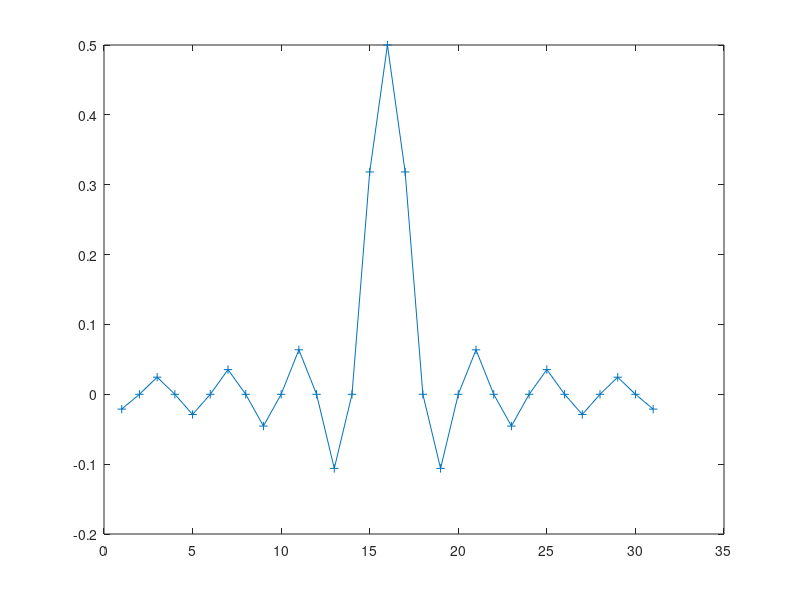

Source code (MATLAB): (Note: this script raises an error after producing the figure.)
% design a low pass filter
close all;
clear all;

% Question: Q5

% Designing the FIR filter directly by inverse Fourier Transform!
N = 31;
w_c = 2*pi*2.5/10; %2*pi*f/Fs???;   
% How to calculate the normalized cut-off frequeny given the sampling rate at 10Khz and the stop-band at 2.5Khz?
% Fs = 10 000hz,Fstopband = 2500hz
% Wcut = 2*pi*Fs/Fstop =0.5 pi hz
% then normalize over pi will give you 0.5hz
n_range = -15:1:15;
midX = length(n_range)/2;
for (n=1:length(n_range))
  h(n) = sin(w_c*n_range(n))/(pi*n_range(n)); %??? For non-sero n, sinc function
end

h(1+((length(n_range)-1)/2)) = w_c/pi;
%^this is to get h(0)
plot(h,'+-');

% Question: Q5(1)
h2 = h./sum(h); %???   % h2 is a normalized version of h
fvtool(h2,1); % examine using magnitude response at y-axis (not dB or magnitude^2)?
%specified in linear scale, can always be converted to mag from db

B = fir1(30,0.5, ones(31,1)','noscale')
freqz(B,1,512)%frequency response
    
% Question: Q5 (2)
% Lets study the performance of the designed filter,
% does it satisfy criteria? passband ripple < 0.1, stopband attenuation <
% 0.01?
fvtool(h,1);

%Passband ripple 
%We don't trust our eyes
meow = freqz(h,1,N); %This is the frequency response
cutoff_index = 15  %trial and error to get this to be the end of the ripple
ripple = max(abs(meow(1:cutoff_index)))-min(abs(meow(1:cutoff_index)))
% passband ripple is 0.1011 in this case, <0.02 pass
stopband_attn = max(abs(meow(18:length(meow))))  %try and error to get the first stopband
% In this case is 0.06 so yea cannot, cause requirement is 0.01 therefore
% fail

% Question: Q5 (3) Hamming window setting
% Using Matab's function fir1 to design, fill in the ???
%B_ham = fir1(???,???, hamming(???),'noscale')
B_ham = fir1(N-1,w_c/pi, hamming(N),'noscale');
fvtool(B_ham,1);

 